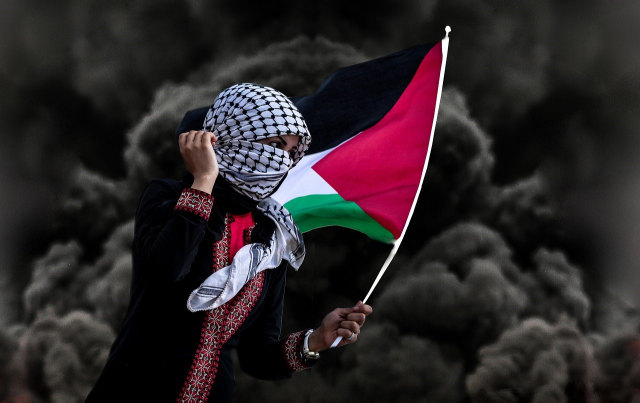
#> input picture GrabCut Algorithm/woman-Palestine.jpg, 1280 x 805 px (shown at 1/2 size)
$ jupyter execute 'GrabCut Algorithm.ipynb'
#> lines starting #> are read from the running program, lines starting #| are printed output that depends on the picture
[cell 1]
import numpy as np
import cv2
from matplotlib import pyplot as plt

[cell 2]
imgnom = cv2.imread('woman-Palestine.jpg')
#> imgnom is the input picture: shape (805, 1280, 3); mean B, G, R 38.4, 36, 43.5
plt.imshow(imgnom)

[cell 3]
img = cv2.cvtColor(imgnom,cv2.COLOR_BGR2RGB)
plt.imshow(img)

[cell 4]
mask = np.zeros(img.shape[:2], np.uint8)

[cell 5]
backgroundModel = np.zeros((1, 65), np.float64)
foregroundModel = np.zeros((1, 65), np.float64)

[cell 6]
# Creates two models of the GrabCut algorithm, one for the Foreground and one for the Background
# The model is a matrix of 65 values, each value representing the probability that a pixel in the image belongs to the Foreground or Background.

[cell 7]
rectangle = (200, 210, 600, 800)
#According to the dimensions of the image

[cell 8]
cv2.grabCut(img, mask, rectangle,
            backgroundModel, foregroundModel,
            3, cv2.GC_INIT_WITH_RECT)

[cell 9]
mask2 = np.where((mask == 2)|(mask == 0), 0, 1).astype('uint8')

[cell 10]
# The final mask is multiplied with
# the input image to give the segmented image.
image = img * mask2[:, :, np.newaxis]
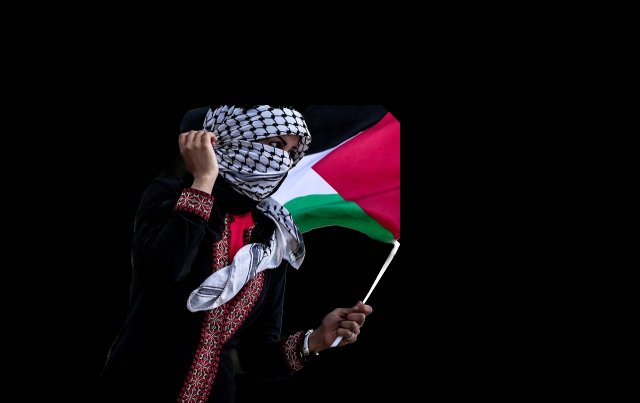
#> image: shape (805, 1280, 3) (shown at 1/2 size); mean R, G, B 15.2, 10.8, 13.5

[cell 11]
# output segmented image with colorbar
plt.imshow(image)
plt.colorbar()
plt.show()
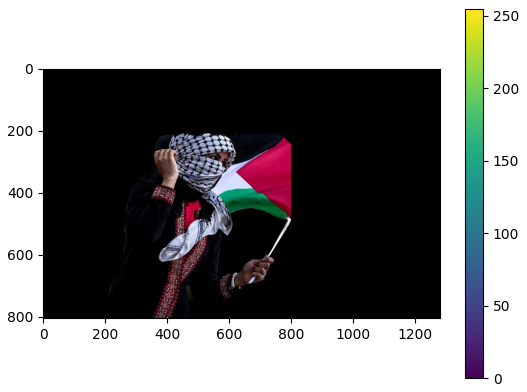
#> figure drawn by matplotlib, 2 panels
